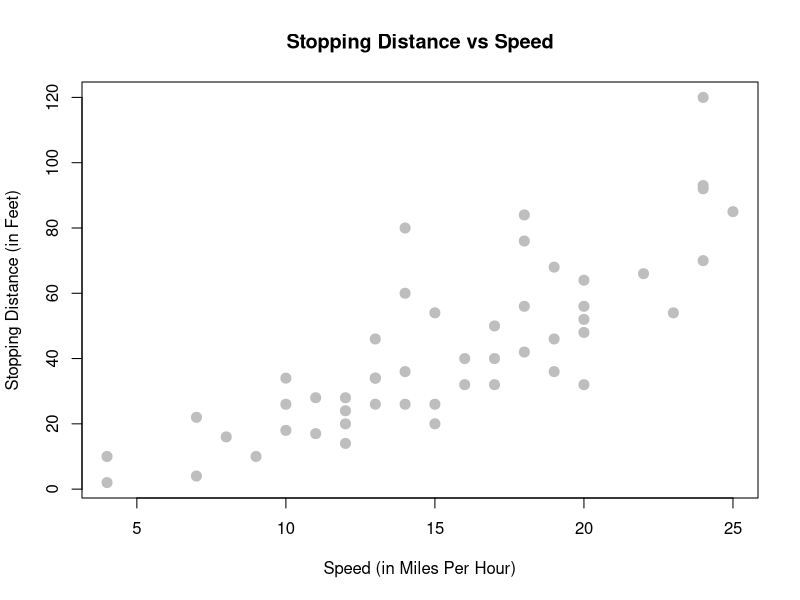
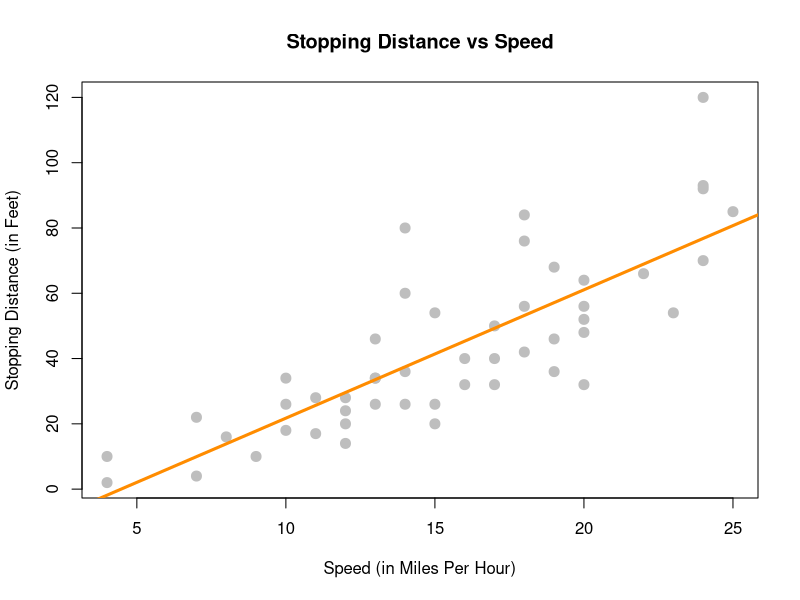
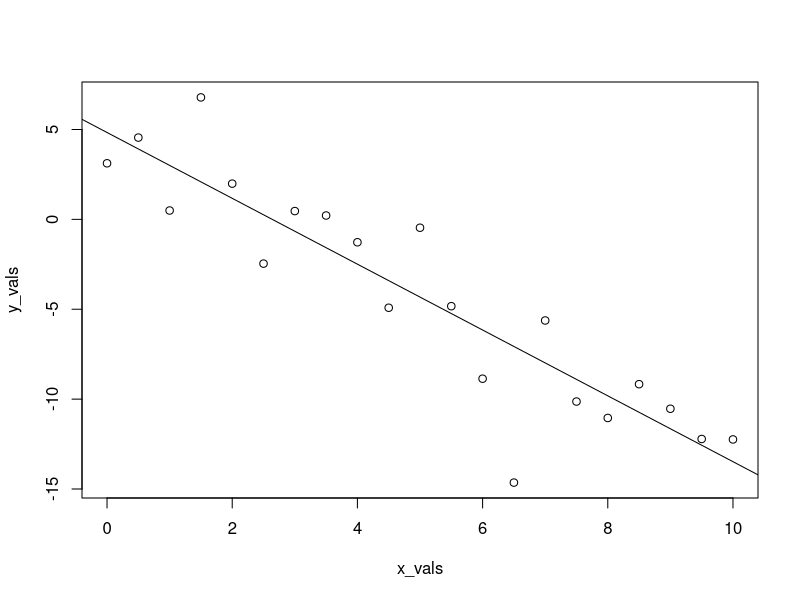
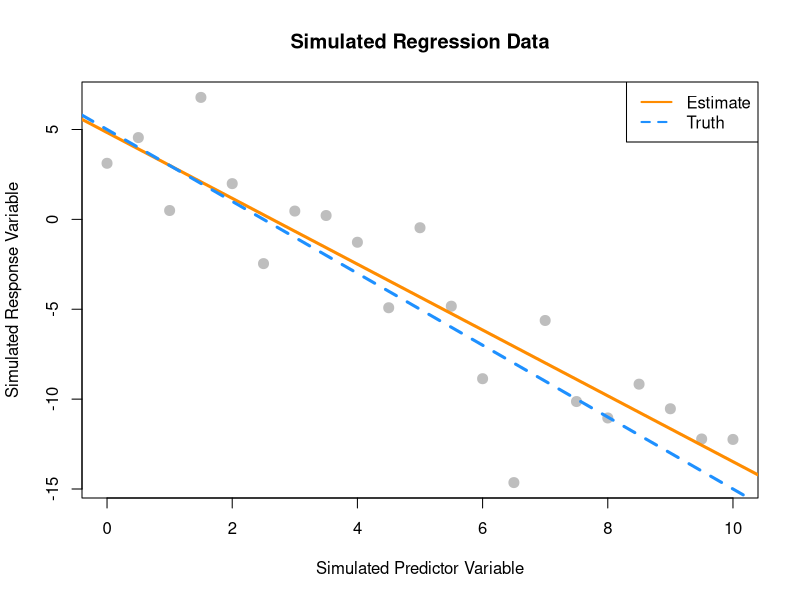

Write the R code that produced these figures, in order.
# See ch7_R_simple_linear_regression.pdf

# ch7_R_simple_linear_regression.R

# Code from Chapter 7 of Applied Statistics


# Text and code used from:
# Applied Statistics with R
# 2021-07-23

# The license for Applied Statistics with R is given in the line below.
# This work is licensed under a Creative Commons Attribution- NonCommercial-ShareAlike 4.0 International License.

# The most current version of Applied Statistics with R should be available at:
# https://github.com/daviddalpiaz/appliedstats



# Chapter 7 Simple Linear Regression
# 
# “All models are wrong, but some are useful.”
# 
# — George E. P. Box
# 
# After reading this chapter you will be able to:
#   
# Understand the concept of a model.
# Describe two ways in which regression coefficients are derived.
# Estimate and visualize a regression model using R.
# Interpret regression coefficients and statistics in the context of real-world problems.
# Use a regression model to make predictions.
# 
# 7.1 Modeling
# 
# Let’s consider a simple example of how the speed of a car affects its stopping distance, that is, how far it travels before it comes to a stop. To examine this relationship, we will use the cars dataset which, is a default R dataset. Thus, we don’t need to load a package first; it is immediately available.
# 
# To get a first look at the data you can use the View() function inside RStudio.

View(cars)

# We could also take a look at the variable names, the dimension of the data frame, and some sample observations with str().

str(cars)
## 'data.frame':    50 obs. of  2 variables:
##  $ speed: num  4 4 7 7 8 9 10 10 10 11 ...
##  $ dist : num  2 10 4 22 16 10 18 26 34 17 ...

# As we have seen before with data frames, there are a number of additional functions to access some of this information directly.

dim(cars)
## [1] 50  2
nrow(cars)
## [1] 50
ncol(cars)
## [1] 2

#Other than the two variable names and the number of observations, this data is still just a bunch of numbers, so we should probably obtain some context.

?cars

#Reading the documentation we learn that this is data gathered during the 1920s about the speed of cars and the resulting distance it takes for the car to come to a stop. The interesting task here is to determine how far a car travels before stopping, when traveling at a certain speed. So, we will first plot the stopping distance against the speed.

plot(dist ~ speed, data = cars,
     xlab = "Speed (in Miles Per Hour)",
     ylab = "Stopping Distance (in Feet)",
     main = "Stopping Distance vs Speed",
     pch  = 20,
     cex  = 2,
     col  = "grey")


# 7.1.1 Simple Linear Regression Model

# 7.2 Least Squares Approach


x = cars$speed
y = cars$dist

# calculate three sums of squares 

Sxy = sum((x - mean(x)) * (y - mean(y)))
Sxx = sum((x - mean(x)) ^ 2)
Syy = sum((y - mean(y)) ^ 2)
c(Sxy, Sxx, Syy)

## [1]  5387.40  1370.00 32538.98

beta_1_hat = Sxy / Sxx
beta_0_hat = mean(y) - beta_1_hat * mean(x)
c(beta_0_hat, beta_1_hat)
## [1] -17.579095   3.932409


# We can now use this line to make predictions. First, let’s see the possible  
# x
# values in the cars dataset. Since some  
# x
# values may appear more than once, we use the unique() to return each unique value only once.

unique(cars$speed)
##  [1]  4  7  8  9 10 11 12 13 14 15 16 17 18 19 20 22 23 24 25

# Let’s make a prediction for the stopping distance of a car traveling at 8 miles per hour.

beta_0_hat + beta_1_hat * 8
## [1] 13.88018

# This tells us that the estimated mean stopping distance of a car traveling at 8 miles per hour is  
# 13.88
# .
# 
# Now let’s make a prediction for the stopping distance of a car traveling at 21 miles per hour. This is considered interpolation as 21 is not an observed value of  
# x
# . (But is in the data range.) We can use the special %in% operator to quickly verify this in R.

8 %in% unique(cars$speed)
## [1] TRUE
21 %in% unique(cars$speed)
## [1] FALSE
min(cars$speed) < 21 & 21 < max(cars$speed)
## [1] TRUE


beta_0_hat + beta_1_hat * 21
## [1] 65.00149

# Lastly, we can make a prediction for the stopping distance of a car traveling at 50 miles per hour. This is considered extrapolation as 50 is not an observed value of  
# x
# and is outside data range. We should be less confident in predictions of this type.

range(cars$speed)
## [1]  4 25
range(cars$speed)[1] < 50 & 50 < range(cars$speed)[2] 
## [1] FALSE


beta_0_hat + beta_1_hat * 50
## [1] 179.0413

# Cars travel 50 miles per hour rather easily today, but not in the 1920s!
  
# This is also an issue we saw when interpreting  
# ^
#   β
# 0
# =
#   −
# 17.58
# , which is equivalent to making a prediction at  
# x
# =
#   0
#  We should not be confident in the estimated linear relationship outside of the range of data we have observed.



# 7.2.2 Residuals

# If we think of our model as “Response = Prediction + Error,” we can then write it as
# 
# y
# =
#   ^
#   y
# +
#   e
# 
# 
# 
# We then define a residual to be the observed value minus the predicted value.
# 
# e
# i
# =
#   y
# i
# −
# ^
#   y
# i


# Let’s calculate the residual for the prediction we made for a car traveling 8 miles per hour. First, we need to obtain the observed value of  


which(cars$speed == 8)
## [1] 5
cars[5, ]
##   speed dist
## 5     8   16
cars[which(cars$speed == 8), ]
##   speed dist
## 5     8   16

# We can then calculate the residual.

16 - (beta_0_hat + beta_1_hat * 8)
## [1] 2.119825

#The positive residual value indicates that the observed stopping distance is actually 2.12 feet more than what was predicted.

# 7.2.3 Variance Estimation
# We’ll now use the residuals for each of the points to create an estimate for the variance


y_hat = beta_0_hat + beta_1_hat * x
e     = y - y_hat
n     = length(e)
s2_e  = sum(e^2) / (n - 2)
s2_e
## [1] 236.5317

# Just as with the univariate measure of variance, this value of 236.53 doesn’t have a practical interpretation in terms of stopping distance. Taking the square root, however, computes the standard deviation of the residuals, also known as residual standard error.

s_e = sqrt(s2_e)
s_e
## [1] 15.37959

# This tells us that our estimates of mean stopping distance are “typically” off by 15.38 feet.

# 7.3 Decomposition of Variation

# The quantity “Sum of Squares Error,”  
# SSE
# , represents the unexplained variation of the observed  
# y
# values. You will often see  
# SSE
# written as  
# RSS
# , or “Residual Sum of Squares.”

SST   = sum((y - mean(y)) ^ 2)
SSReg = sum((y_hat - mean(y)) ^ 2)
SSE   = sum((y - y_hat) ^ 2)
c(SST = SST, SSReg = SSReg, SSE = SSE)
##      SST    SSReg      SSE 
## 32538.98 21185.46 11353.52

SSE / (n - 2)
## [1] 236.5317


s2_e == SSE / (n - 2)
## [1] TRUE


#These three measures also do not have an important practical interpretation individually. But together, they’re about to reveal a new statistic to help measure the strength of a SLR model.

# 7.3.1 Coefficient of Determination R2
# 
# The coefficient of determination is interpreted as the proportion of observed variation in  
# y that can be explained by the simple linear regression model.

R2 = SSReg / SST
R2
## [1] 0.6510794



# 7.4 The lm Function
# 
# So far we have done regression by deriving the least squares estimates, then writing simple R commands to perform the necessary calculations. Since this is such a common task, this is functionality that is built directly into R via the lm() command.
# 
# The lm() command is used to fit linear models which actually account for a broader class of models than simple linear regression, but we will use SLR as our first demonstration of lm(). The lm() function will be one of our most commonly used tools, so you may want to take a look at the documentation by using ?lm. You’ll notice there is a lot of information there, but we will start with just the very basics. This is documentation you will want to return to often.
# 
# We’ll continue using the cars data, and essentially use the lm() function to check the work we had previously done.

stop_dist_model = lm(dist ~ speed, data = cars)

# This line of code fits our very first linear model. The syntax should look somewhat familiar. We use the dist ~ speed syntax to tell R we would like to model the response variable dist as a linear function of the predictor variable speed. In general, you should think of the syntax as response ~ predictor. The data = cars argument then tells R that that dist and speed variables are from the dataset cars. We then store this result in a variable stop_dist_model.
# 
# The variable stop_dist_model now contains a wealth of information, and we will now see how to extract and use that information. The first thing we will do is simply output whatever is stored immediately in the variable stop_dist_model.

stop_dist_model
## 
## Call:
## lm(formula = dist ~ speed, data = cars)
## 
## Coefficients:
## (Intercept)        speed  
##     -17.579        3.932

# We see that it first tells us the formula we input into R, that is lm(formula = dist ~ speed, data = cars). We also see the coefficients of the model. We can check that these are what we had calculated previously. (Minus some rounding that R is doing when displaying the results. They are stored with full precision.)

c(beta_0_hat, beta_1_hat)
## [1] -17.579095   3.932409

# Next, it would be nice to add the fitted line to the scatterplot. To do so we will use the abline() function.

plot(dist ~ speed, data = cars,
     xlab = "Speed (in Miles Per Hour)",
     ylab = "Stopping Distance (in Feet)",
     main = "Stopping Distance vs Speed",
     pch  = 20,
     cex  = 2,
     col  = "grey")

abline(stop_dist_model, lwd = 3, col = "darkorange")


# The abline() function is used to add lines of the form  
# a
# +
#   b
# x
# to a plot. (Hence abline.) When we give it stop_dist_model as an argument, it automatically extracts the regression coefficient estimates ( 
#  
#    ^
#     β
#   0
#   and  
#   ^
#     β
#   1
# ) and uses them as the slope and intercept of the line. Here we also use lwd to modify the width of the line, as well as col to modify the color of the line.
# 
# The “thing” that is returned by the lm() function is actually an object of class lm which is a list. The exact details of this are unimportant unless you are seriously interested in the inner-workings of R, but know that we can determine the names of the elements of the list using the names() command.

names(stop_dist_model)
##  [1] "coefficients"  "residuals"     "effects"       "rank"         
##  [5] "fitted.values" "assign"        "qr"            "df.residual"  
##  [9] "xlevels"       "call"          "terms"         "model"

# We can then use this information to, for example, access the residuals using the $ operator.

stop_dist_model$residuals
##          1          2          3          4          5          6          7 
##   3.849460  11.849460  -5.947766  12.052234   2.119825  -7.812584  -3.744993 
##          8          9         10         11         12         13         14 
##   4.255007  12.255007  -8.677401   2.322599 -15.609810  -9.609810  -5.609810 
##         15         16         17         18         19         20         21 
##  -1.609810  -7.542219   0.457781   0.457781  12.457781 -11.474628  -1.474628 
##         22         23         24         25         26         27         28 
##  22.525372  42.525372 -21.407036 -15.407036  12.592964 -13.339445  -5.339445 
##         29         30         31         32         33         34         35 
## -17.271854  -9.271854   0.728146 -11.204263   2.795737  22.795737  30.795737 
##         36         37         38         39         40         41         42 
## -21.136672 -11.136672  10.863328 -29.069080 -13.069080  -9.069080  -5.069080 
##         43         44         45         46         47         48         49 
##   2.930920  -2.933898 -18.866307  -6.798715  15.201285  16.201285  43.201285 
##         50 
##   4.268876

#Another way to access stored information in stop_dist_model are the coef(), resid(), and fitted() functions. These return the coefficients, residuals, and fitted values, respectively.

coef(stop_dist_model)
## (Intercept)       speed 
##  -17.579095    3.932409
resid(stop_dist_model)
##          1          2          3          4          5          6          7 
##   3.849460  11.849460  -5.947766  12.052234   2.119825  -7.812584  -3.744993 
##          8          9         10         11         12         13         14 
##   4.255007  12.255007  -8.677401   2.322599 -15.609810  -9.609810  -5.609810 
##         15         16         17         18         19         20         21 
##  -1.609810  -7.542219   0.457781   0.457781  12.457781 -11.474628  -1.474628 
##         22         23         24         25         26         27         28 
##  22.525372  42.525372 -21.407036 -15.407036  12.592964 -13.339445  -5.339445 
##         29         30         31         32         33         34         35 
## -17.271854  -9.271854   0.728146 -11.204263   2.795737  22.795737  30.795737 
##         36         37         38         39         40         41         42 
## -21.136672 -11.136672  10.863328 -29.069080 -13.069080  -9.069080  -5.069080 
##         43         44         45         46         47         48         49 
##   2.930920  -2.933898 -18.866307  -6.798715  15.201285  16.201285  43.201285 
##         50 
##   4.268876
fitted(stop_dist_model)
##         1         2         3         4         5         6         7         8 
## -1.849460 -1.849460  9.947766  9.947766 13.880175 17.812584 21.744993 21.744993 
##         9        10        11        12        13        14        15        16 
## 21.744993 25.677401 25.677401 29.609810 29.609810 29.609810 29.609810 33.542219 
##        17        18        19        20        21        22        23        24 
## 33.542219 33.542219 33.542219 37.474628 37.474628 37.474628 37.474628 41.407036 
##        25        26        27        28        29        30        31        32 
## 41.407036 41.407036 45.339445 45.339445 49.271854 49.271854 49.271854 53.204263 
##        33        34        35        36        37        38        39        40 
## 53.204263 53.204263 53.204263 57.136672 57.136672 57.136672 61.069080 61.069080 
##        41        42        43        44        45        46        47        48 
## 61.069080 61.069080 61.069080 68.933898 72.866307 76.798715 76.798715 76.798715 
##        49        50 
## 76.798715 80.731124

# An R function that is useful in many situations is summary(). We see that when it is called on our model, it returns a good deal of information. By the end of the course, you will know what every value here is used for. For now, you should immediately notice the coefficient estimates, and you may recognize the  
# R
# 2
# value we saw earlier.

summary(stop_dist_model)
## 
## Call:
## lm(formula = dist ~ speed, data = cars)
## 
## Residuals:
##     Min      1Q  Median      3Q     Max 
## -29.069  -9.525  -2.272   9.215  43.201 
## 
## Coefficients:
##             Estimate Std. Error t value Pr(>|t|)    
## (Intercept) -17.5791     6.7584  -2.601   0.0123 *  
## speed         3.9324     0.4155   9.464 1.49e-12 ***
## ---
## Signif. codes:  0 '***' 0.001 '**' 0.01 '*' 0.05 '.' 0.1 ' ' 1
## 
## Residual standard error: 15.38 on 48 degrees of freedom
## Multiple R-squared:  0.6511, Adjusted R-squared:  0.6438 
## F-statistic: 89.57 on 1 and 48 DF,  p-value: 1.49e-12

# The summary() command also returns a list, and we can again use names() to learn what about the elements of this list.

names(summary(stop_dist_model))
##  [1] "call"          "terms"         "residuals"     "coefficients" 
##  [5] "aliased"       "sigma"         "df"            "r.squared"    
##  [9] "adj.r.squared" "fstatistic"    "cov.unscaled"

# So, for example, if we wanted to directly access the value of  
# R
# 2
# , instead of copy and pasting it out of the printed statement from summary(), we could do so.

summary(stop_dist_model)$r.squared
## [1] 0.6510794

# Another value we may want to access   

summary(stop_dist_model)$sigma
## [1] 15.37959

# Note that this is the same result seen earlier as s_e. You may also notice that this value was displayed above as a result of the summary() command, which R labeled the “Residual Standard Error.”

# Often it is useful to talk about  
# s
# e
# (or RSE) instead of  
# s
# 2
# e
# because of their units. The units of  
# s
# e
# in the cars example is feet, while the units of  
# s
# 2
# e
# is feet-squared.
# 
# Another useful function, which we will use almost as often as lm() is the predict() function.

predict(stop_dist_model, newdata = data.frame(speed = 8))
##        1 
## 13.88018

# The above code reads “predict the stopping distance of a car traveling 8 miles per hour using the stop_dist_model.” Importantly, the second argument to predict() is a data frame that we make in place. We do this so that we can specify that 8 is a value of speed, so that predict knows how to use it with the model stored in stop_dist_model. We see that this result is what we had calculated “by hand” previously.
# 
# We could also predict multiple values at once.

predict(stop_dist_model, newdata = data.frame(speed = c(8, 21, 50)))
##         1         2         3 
##  13.88018  65.00149 179.04134


# Or we could calculate the fitted value for each of the original data points. We can simply supply the original data frame, cars, since it contains a variables called speed which has the values we would like to predict at.

predict(stop_dist_model, newdata = cars)
##         1         2         3         4         5         6         7         8 
## -1.849460 -1.849460  9.947766  9.947766 13.880175 17.812584 21.744993 21.744993 
##         9        10        11        12        13        14        15        16 
## 21.744993 25.677401 25.677401 29.609810 29.609810 29.609810 29.609810 33.542219 
##        17        18        19        20        21        22        23        24 
## 33.542219 33.542219 33.542219 37.474628 37.474628 37.474628 37.474628 41.407036 
##        25        26        27        28        29        30        31        32 
## 41.407036 41.407036 45.339445 45.339445 49.271854 49.271854 49.271854 53.204263 
##        33        34        35        36        37        38        39        40 
## 53.204263 53.204263 53.204263 57.136672 57.136672 57.136672 61.069080 61.069080 
##        41        42        43        44        45        46        47        48 
## 61.069080 61.069080 61.069080 68.933898 72.866307 76.798715 76.798715 76.798715 
##        49        50 
## 76.798715 80.731124
# predict(stop_dist_model, newdata = data.frame(speed = cars$speed))

# This is actually equivalent to simply calling predict() on stop_dist_model without a second argument.

predict(stop_dist_model)
##         1         2         3         4         5         6         7         8 
## -1.849460 -1.849460  9.947766  9.947766 13.880175 17.812584 21.744993 21.744993 
##         9        10        11        12        13        14        15        16 
## 21.744993 25.677401 25.677401 29.609810 29.609810 29.609810 29.609810 33.542219 
##        17        18        19        20        21        22        23        24 
## 33.542219 33.542219 33.542219 37.474628 37.474628 37.474628 37.474628 41.407036 
##        25        26        27        28        29        30        31        32 
## 41.407036 41.407036 45.339445 45.339445 49.271854 49.271854 49.271854 53.204263 
##        33        34        35        36        37        38        39        40 
## 53.204263 53.204263 53.204263 57.136672 57.136672 57.136672 61.069080 61.069080 
##        41        42        43        44        45        46        47        48 
## 61.069080 61.069080 61.069080 68.933898 72.866307 76.798715 76.798715 76.798715 
##        49        50 
## 76.798715 80.731124

# Note that then in this case, this is the same as using fitted().

fitted(stop_dist_model)
##         1         2         3         4         5         6         7         8 
## -1.849460 -1.849460  9.947766  9.947766 13.880175 17.812584 21.744993 21.744993 
##         9        10        11        12        13        14        15        16 
## 21.744993 25.677401 25.677401 29.609810 29.609810 29.609810 29.609810 33.542219 
##        17        18        19        20        21        22        23        24 
## 33.542219 33.542219 33.542219 37.474628 37.474628 37.474628 37.474628 41.407036 
##        25        26        27        28        29        30        31        32 
## 41.407036 41.407036 45.339445 45.339445 49.271854 49.271854 49.271854 53.204263 
##        33        34        35        36        37        38        39        40 
## 53.204263 53.204263 53.204263 57.136672 57.136672 57.136672 61.069080 61.069080 
##        41        42        43        44        45        46        47        48 
## 61.069080 61.069080 61.069080 68.933898 72.866307 76.798715 76.798715 76.798715 
##        49        50 
## 76.798715 80.731124

#7.5 Maximum Likelihood Estimation (MLE) Approach

# Our goal is to find values of  
# β
# 0
# ,  
# β
# 1
# , and  
# σ
# 2
# which maximize this function, which is a straightforward multivariate calculus problem.



# Note that we use  
# log
# to mean the natural logarithm. 


# 7.6 Simulating SLR
# 
# We return again to more examples of simulation. This will be a common theme!
#   
# In practice you will almost never have a true model, and you will use data to attempt to recover information about the unknown true model. 
# With simulation, we decide the true model and simulate data from it. Then, we apply a method to the data, in this case least squares. 
# Now, since we know the true model, we can assess how well it did.

# For this example, we will simulate  
# n = 21 observations 

# We first set the true parameters of the model to be simulated.

num_obs = 21
beta_0  = 5
beta_1  = -2
sigma   = 3

# Next, we obtain simulated values of  
# ϵi
# after setting a seed for reproducibility.

set.seed(1)
epsilon = rnorm(n = num_obs, mean = 0, sd = sigma)

x_vals = seq(from = 0, to = 10, length.out = num_obs)

# Another common practice is to generate them from a uniform distribution, and then use them for the remainder of the analysis.
# set.seed(1)
# x_vals = runif(num_obs, 0, 10)

y_vals = beta_0 + beta_1 * x_vals + epsilon

# The data,  
# (
#   x
#   i
#   ,
#   y
#   i
# )
# represent a possible sample from the true distribution. Now to check how well the method of least squares works, we use lm() to fit the model to our simulated data, then take a look at the estimated coefficients.

sim_fit = lm(y_vals ~ x_vals)
coef(sim_fit)
## (Intercept)      x_vals 
##    4.832639   -1.831401

# And look at that, they aren’t too far from the true parameters we specified!
  
plot(y_vals ~ x_vals)
abline(sim_fit)

# We should say here, that we’re being sort of lazy, and not the good kinda of lazy that could be considered efficient. Any time you simulate data, you should consider doing two things: writing a function, and storing the data in a data frame.
# 
# The function below, sim_slr(), can be used for the same task as above, but is much more flexible. Notice that we provide x to the function, instead of generating x inside the function. In the SLR model, the  
# x
# i
# are considered known values. That is, they are not random, so we do not assume a distribution for the  
# x
# i
# . Because of this, we will repeatedly use the same x values across all simulations.

sim_slr = function(x, beta_0 = 10, beta_1 = 5, sigma = 1) {
  n = length(x)
  epsilon = rnorm(n, mean = 0, sd = sigma)
  y = beta_0 + beta_1 * x + epsilon
  data.frame(predictor = x, response = y)
}

# Here, we use the function to repeat the analysis above.

set.seed(1)
sim_data = sim_slr(x = x_vals, beta_0 = 5, beta_1 = -2, sigma = 3)

# This time, the simulated observations are stored in a data frame.

head(sim_data)
##   predictor   response
## 1       0.0  3.1206386
## 2       0.5  4.5509300
## 3       1.0  0.4931142
## 4       1.5  6.7858424
## 5       2.0  1.9885233
## 6       2.5 -2.4614052

# Now when we fit the model with lm() we can use a data argument, a very good practice.

sim_fit = lm(response ~ predictor, data = sim_data)
coef(sim_fit)
## (Intercept)   predictor 
##    4.832639   -1.831401

# And this time, we’ll make the plot look a lot nicer.

plot(response ~ predictor, data = sim_data,
     xlab = "Simulated Predictor Variable",
     ylab = "Simulated Response Variable",
     main = "Simulated Regression Data",
     pch  = 20,
     cex  = 2,
     col  = "grey")

abline(sim_fit, lwd = 3, lty = 1, col = "darkorange")
abline(beta_0, beta_1, lwd = 3, lty = 2, col = "dodgerblue")
legend("topright", c("Estimate", "Truth"), lty = c(1, 2), lwd = 2,
       col = c("darkorange", "dodgerblue"))


# 7.7 History
# For some brief background on the history of linear regression, see “Galton, Pearson, and the Peas: A Brief History of Linear Regression for Statistics Instructors” from the Journal of Statistics Education as well as the Wikipedia page on the history of regression analysis and lastly the article for regression to the mean which details the origins of the term “regression.”







